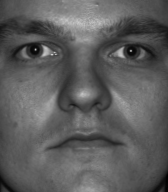
#> input picture CS543_CV/Lab3_imageStiching_shape_from_shading/data/croppedyale/yaleB07/yaleB07_P00A+000E+00.pgm, 168 x 192 px, given in place of yaleB07_P00_Ambient.pgm, which was not available
$ python Yang_Derek_a3_p2.py
#> lines starting #> are read from the running program, lines starting #| are printed output that depends on the picture; pictures that were not available may be replaced by others from this repository, and a replacement may not be noted
# imports

import os
import sys
import glob
import re
import numpy as np
import random
import time
import matplotlib
import matplotlib.pyplot as plt
from mpl_toolkits.mplot3d import Axes3D
from PIL import Image


#####################################
### Provided functions start here ###
#####################################

# Image loading and saving

def LoadFaceImages(pathname, subject_name, num_images):
    """
    Load the set of face images.
    The routine returns
        ambimage: image illuminated under the ambient lighting
        imarray: a 3-D array of images, h x w x Nimages
        lightdirs: Nimages x 3 array of light source directions
    """

    def load_image(fname):
        return np.asarray(Image.open(fname))

    def fname_to_ang(fname):
        yale_name = os.path.basename(fname)
        return int(yale_name[12:16]), int(yale_name[17:20])

    def sph2cart(az, el, r):
        rcos_theta = r * np.cos(el)
        x = rcos_theta * np.cos(az)
        y = rcos_theta * np.sin(az)
        z = r * np.sin(el)
        return x, y, z

    ambimage = load_image(
        os.path.join(pathname, subject_name + '_P00_Ambient.pgm'))
#> in load_image, returned value is the input picture: shape (192, 168); min 0, max 208, mean 92.8
    im_list = glob.glob(os.path.join(pathname, subject_name + '_P00A*.pgm'))
    if num_images <= len(im_list):
        im_sub_list = np.random.choice(im_list, num_images, replace=False)
    else:
        print(
            'Total available images is less than specified.\nProceeding with %d images.\n'
            % len(im_list))
        im_sub_list = im_list
    im_sub_list.sort()
    imarray = np.stack([load_image(fname) for fname in im_sub_list], axis=-1)
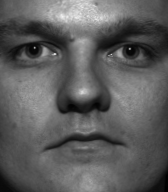
#> input picture CS543_CV/Lab3_imageStiching_shape_from_shading/data/croppedyale/yaleB07/yaleB07_P00A+000E+20.pgm, 168 x 192 px
#> in load_image, returned value is the input picture: shape (192, 168); min 0, max 241, mean 93.1
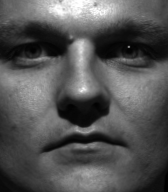
#> input picture CS543_CV/Lab3_imageStiching_shape_from_shading/data/croppedyale/yaleB07/yaleB07_P00A+000E+45.pgm, 168 x 192 px
#> in load_image, returned value is the input picture: shape (192, 168); min 0, max 255, mean 84.7
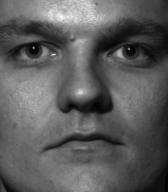
#> input picture CS543_CV/Lab3_imageStiching_shape_from_shading/data/croppedyale/yaleB07/yaleB07_P00A+015E+20.pgm, 168 x 192 px
#> in load_image, returned value is the input picture: shape (192, 168); min 0, max 248, mean 92.5
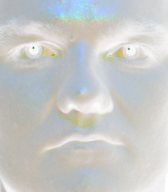
#> imarray: shape (192, 168, 4); mean R, G, B, A 92.8, 93.1, 84.7, 92.5; transparent parts drawn white
    Ang = np.array([fname_to_ang(fname) for fname in im_sub_list])

    x, y, z = sph2cart(Ang[:, 0] / 180.0 * np.pi, Ang[:, 1] / 180.0 * np.pi, 1)
    lightdirs = np.stack([y, z, x], axis=-1)
    return ambimage, imarray, lightdirs

# [31 lines left out: functions save_outputs, set_aspect_equal_3d, not called in this run]


def display_output(albedo_image, height_map):
    fig = plt.figure()
    plt.imshow(albedo_image, cmap='gray')
    plt.axis('off')

    fig = plt.figure(figsize=(10, 10))
    ax = fig.add_subplot(projection='3d')
    ax.view_init(20, 20)
    X = np.arange(albedo_image.shape[0])
    Y = np.arange(albedo_image.shape[1])
    X, Y = np.meshgrid(Y, X)
    H = np.flipud(np.fliplr(height_map))
    A = np.flipud(np.fliplr(albedo_image))
    A = np.stack([A, A, A], axis=-1)
    ax.xaxis.set_ticks([])
    ax.xaxis.set_label_text('Z')
    ax.yaxis.set_ticks([])
    ax.yaxis.set_label_text('X')
    ax.zaxis.set_ticks([])
    ax.yaxis.set_label_text('Y')
    surf = ax.plot_surface(
        H, X, Y, rcount=100, ccount=100, cmap='gray', facecolors=A, linewidth=0, antialiased=False)
    set_aspect_equal_3d(ax)
    plt.show()


# Plot the surface normals

def plot_surface_normals(surface_normals):
    """
    surface_normals: h x w x 3 matrix.
    """
    fig = plt.figure()
    ax = plt.subplot(1, 3, 1)
    ax.axis('off')
    ax.set_title('X')
    im = ax.imshow(surface_normals[:,:,0])
    ax = plt.subplot(1, 3, 2)
    ax.axis('off')
    ax.set_title('Y')
    im = ax.imshow(surface_normals[:,:,1])
    ax = plt.subplot(1, 3, 3)
    ax.axis('off')
    ax.set_title('Z')
    im = ax.imshow(surface_normals[:,:,2])


#######################################
### Your implementation starts here ###
#######################################

def preprocess(ambimage, imarray):
    """
    preprocess the data:
        1. subtract ambient_image from each image in imarray.
        2. make sure no pixel is less than zero.
        3. rescale values in imarray to be between 0 and 1.
    Inputs:
        ambimage: h x w
        imarray: h x w x Nimages
    Outputs:
        processed_imarray: h x w x Nimages
    """
    #* Done
    imarray_p = imarray - ambimage[:,:,np.newaxis]
    imarray_p[imarray_p < 0] = 0
    imarray_p = imarray_p / 255.0
    return imarray_p


def photometric_stereo(imarray, light_dirs , approach="single"):
    """
    Inputs:
        imarray:  h x w x Nimages
        light_dirs: Nimages x 3
    Outputs:
        albedo_image: h x w
        surface_norms: h x w x 3
    """
    #* Done

    h, w, n = imarray.shape

    if approach == "each":
        albedo_image = np.zeros((h, w))
        surface_normals = np.zeros((h, w, 3))

        for x in range(h):
            for y in range(w):

                g = np.linalg.lstsq(light_dirs, imarray[x, y, :], rcond = -1)[0]

                albedo_image[x][y] = np.linalg.norm(g, axis=0)

                surface_normals[x, y, :] = g / albedo_image[x][y]

        return albedo_image, surface_normals
    else:

        imarray = imarray.reshape(h*w, n).transpose()


        results = np.linalg.lstsq(light_dirs, imarray,rcond = -1)
        g = results[0]


        albedo_image = np.linalg.norm(g, axis=0)
        surface_normals = g / albedo_image


        surface_normals = surface_normals.transpose().reshape(h, w, 3)
        albedo_image = albedo_image.reshape(h, w)

        return albedo_image, surface_normals


# [34 lines left out: function random_path, not called in this run]


def get_surface(surface_normals, integration_method):
    """
    Inputs:
        surface_normals:h x w x 3
        integration_method: string in ['average', 'column', 'row', 'random']
    Outputs:
        height_map: h x w
    """
    h, w, n = surface_normals.shape

    fx = surface_normals[:, :, 0] / surface_normals[:, :, 2]
    fy = surface_normals[:, :, 1] / surface_normals[:, :, 2]

    row_sum_x = np.cumsum(fx, axis=1)
    col_sum_y = np.cumsum(fy, axis=0)

    if integration_method == 'row':
        return row_sum_x[0] + col_sum_y
    elif integration_method == 'column':
        return col_sum_y[:, 0][:, np.newaxis] + row_sum_x
    elif integration_method == 'average':
        return (col_sum_y[:, 0][:, np.newaxis] + row_sum_x + row_sum_x[0] + col_sum_y) / 2
    else:
        return random_path(surface_normals,25,fx,fy)


# Main function
if __name__ == '__main__':
    root_path = 'data/croppedyale/'
    subject_name = 'yaleB07'
    integration_method = 'row'
    save_flag = False

    full_path = '%s%s' % (root_path, subject_name)
    ambient_image, imarray, light_dirs = LoadFaceImages(full_path, subject_name,
                                                        64)
#> light_dirs = [[0, 0, 1], [0, 0.342, 0.94], [0, 0.707, 0.707], [0.243, 0.342, 0.908]]

    processed_imarray = preprocess(ambient_image, imarray)

    albedo_image, surface_normals = photometric_stereo(processed_imarray,
                                                    light_dirs,"single")

    st = time.time()
    height_map = get_surface(surface_normals, 'average')
#> in get_surface, `col_sum_y = np.cumsum(fy, axis=0)`:
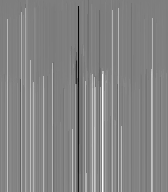
#> col_sum_y: shape (192, 168) float64; min -47268.3, max 47905.6, mean 2251; drawn with min black and max white
    et = time.time()

    print(et-st)

    if save_flag:
        save_outputs(subject_name, albedo_image, surface_normals)

    plot_surface_normals(surface_normals)

    display_output(albedo_image, height_map)
#> in display_output, `H = np.flipud(np.fliplr(height_map))`:
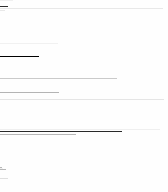
#> H: shape (192, 168) float64; min -3.46e+17, max 566296.6, mean -2.77e+15; drawn with min black and max white
#> in display_output, `A = np.flipud(np.fliplr(albedo_image))`:
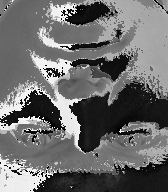
#> A: shape (192, 168) float64; min 0.00598, max 4.11, mean 1.75; drawn with min black and max white
#> (the run stopped early here; a loop or call above may not have finished)
